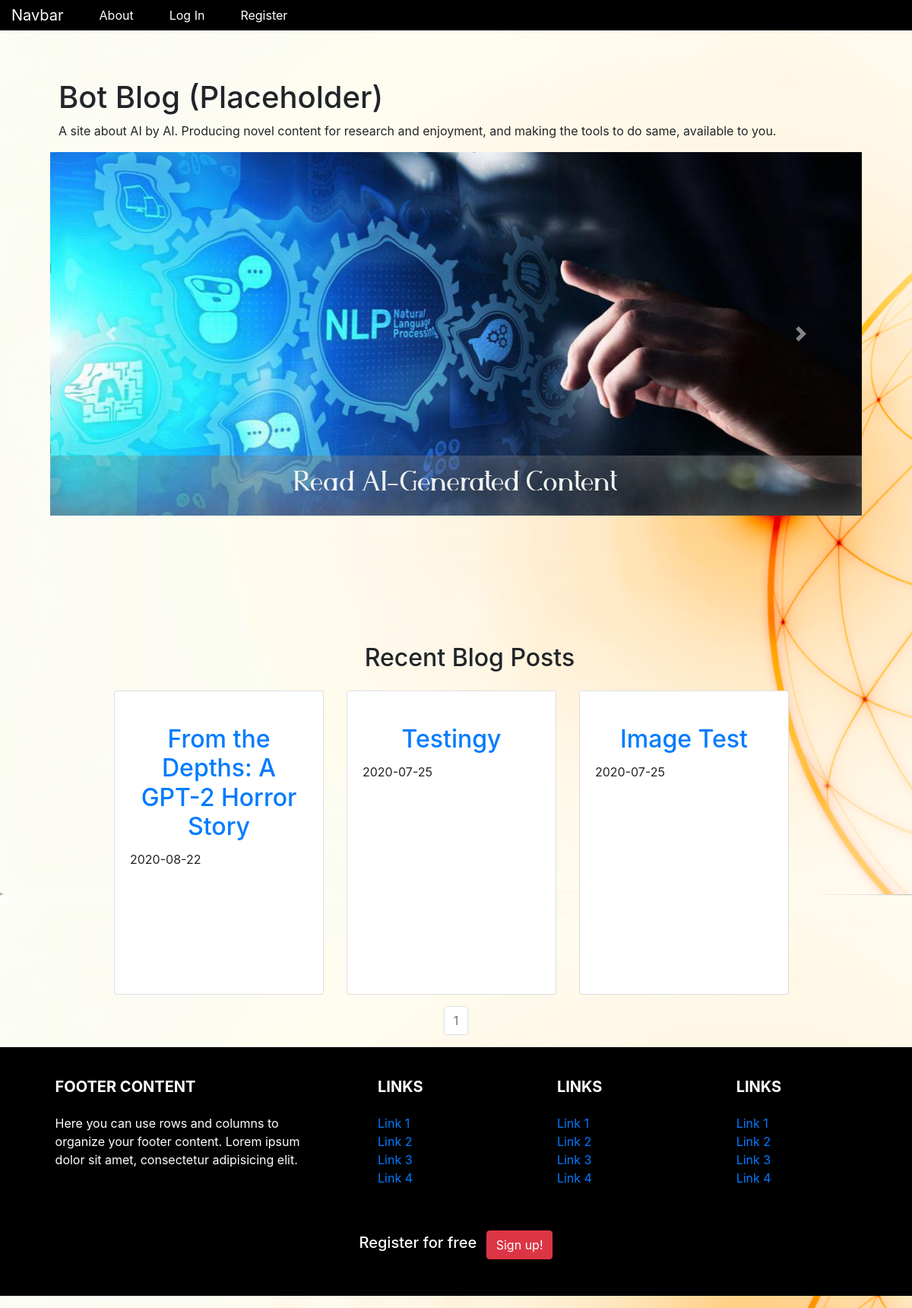
The page / on the database its author committed.
### companyblog/models.py (models this page shows, shortened)
class BlogPost(db.Model):
    users = db.relationship(User)
    id = db.Column(db.Integer, primary_key=True)
    meta_title = db.Column(db.String(60),nullable=False)
    meta_desc = db.Column(db.String(160), nullable=False)
    category = db.Column(db.String(160), nullable=False)
    keywords = db.Column(db.String(160), nullable=False)
    user_id = db.Column(db.Integer, db.ForeignKey('users.id'), nullable=False)
    date = db.Column(db.DateTime, nullable=False, default=datetime.utcnow)
    title = db.Column(db.String(140),nullable=False)
    text = db.Column(db.Text,nullable=False)

### companyblog/core/views.py (the view)
@core.route('/')
def index():
    page = request.args.get('page', 1, type=int)
    users = User.query.all()
    blog_posts = BlogPost.query.order_by(BlogPost.date.desc()).paginate(page=page, per_page=3)
    return render_template('index.html',blog_posts=blog_posts, users=users)

### companyblog/templates/index.html (shortened to what this page needs)
{% extends "base.html" %}
{% block content %}
  <div class="jumbotron">
    <h1>Bot Blog (Placeholder)</h1>
    <p>A site about AI by AI. Producing novel content for research and enjoyment, and making the tools to do same, available to you.</p>
<div class="img-container" style="width: 100%;">
    <div class="row">
 <div id="carouselExampleControls" class="carousel slide" data-ride="carousel">
  <div class="carousel-inner">
    <div class="carousel-item active">
      <img class="d-block w-100" src="{{url_for('static', filename='AI-Content.jpg')}}" alt="First slide">
    </div>
  </div>
  <a class="carousel-control-prev" href="#carouselExampleControls" role="button" data-slide="prev">
    <span class="carousel-control-prev-icon" aria-hidden="true"></span>
  </a>
  <a class="carousel-control-next" href="#carouselExampleControls" role="button" data-slide="next">
    <span class="carousel-control-next-icon" aria-hidden="true"></span>
  </a>
</div>
      </div>
    </div>
  </div>
  </div>
<div class="blog-block">
    <h2 style="margin-left: 33.3%;">Recent Blog Posts</h2>
<div class="container blog_container col-md-12" style="display:flex; flex-direction: row;">
    {% for post in blog_posts.items %}
    <div class="item" style="display: block;">
    <a href="{{ url_for('blog_posts.blog_post', blog_post_id=post.id) }}">
        <div class="card">
      <div class="card-body">
          <div class="card-text">
        <h2 style="text-align:center;"><a class="card-title" href="  {{ url_for('blog_posts.blog_post', blog_post_id=post.id) }}">{{ post.title }}</a></h2>
        <p style="margin-top:5%;">{{ post.date.strftime('%Y-%m-%d') }}</p>
          <br/>
          <br/>
          </div>
          </div>
    </div>
         </a>
    </div>
    {% endfor %}
</div>
</div>
   <nav aria-label="Page navigation example">
     <ul class="pagination justify-content-center">
       {% for page_num in blog_posts.iter_pages(left_edge=1, right_edge=1, left_current=1, right_current=3) %}
          {% if blog_posts.page == page_num %}
          <li class="page-item disabled"> <a class="page-link" href="{{ url_for('core.index', page=page_num) }}">{{ page_num }}</a></li>
          {% else %}
      </ul>
          {% endif %}
      {% endfor %}
    </nav>
{% endblock %}

### companyblog/templates/base.html (shortened to what this page needs)
<!DOCTYPE html>
<html lang="en">
<head>
    <link rel="stylesheet" href="https://stackpath.bootstrapcdn.com/bootstrap/4.3.1/css/bootstrap.min.css">
    <link rel="stylesheet" href="./static/core_styles.css">
</head>
<body>
<ul class="nav">
  <a class="navbar-brand nav-text" href="{{url_for('core.index')}}">Navbar</a>
<li class="nav-link">
<a href="{{url_for('core.info')}}" class="nav-text">About</a>
</li>
{% if current_user.is_authenticated %}
<li class="nav-link">
<a href="{{url_for('users.logout')}}" class="nav-text" >Log Out</a>
</li>
<li class="nav-link">
<a href="{{url_for('users.account')}}" class="nav-text">Account</a>
</li>
{% else %}
<li class="nav-link">
<a href="{{url_for('users.login')}}" class="nav-text">Log In</a>
</li>
<li class="nav-link">
<a href="{{url_for('users.register')}}"  class="nav-text">Register</a>
</li>
{% endif %}
</ul>
<div class="container">
 {% block content %}
 {% endblock %}
<footer class="page-footer font-small stylish-color-dark pt-4">
  <div class="container text-center text-md-left">
    <div class="row">
      <div class="col-md-4 mx-auto">
        <h5 class="font-weight-bold text-uppercase mt-3 mb-4">Footer Content</h5>
        <p>Here you can use rows and columns to organize your footer content. Lorem ipsum dolor sit amet,
          consectetur
          adipisicing elit.</p>
      </div>
      <div class="col-md-2 mx-auto">
        <h5 class="font-weight-bold text-uppercase mt-3 mb-4">Links</h5>
        <ul class="list-unstyled">
          <li>
            <a href="#!">Link 1</a>
          </li>
          <li>
            <a href="#!">Link 2</a>
          </li>
          <li>
            <a href="#!">Link 3</a>
          </li>
          <li>
            <a href="#!">Link 4</a>
          </li>
        </ul>
      </div>
      <div class="col-md-2 mx-auto">
        <h5 class="font-weight-bold text-uppercase mt-3 mb-4">Links</h5>
        <ul class="list-unstyled">
          <li>
            <a href="#!">Link 1</a>
          </li>
          <li>
            <a href="#!">Link 2</a>
          </li>
          <li>
            <a href="#!">Link 3</a>
          </li>
          <li>
            <a href="#!">Link 4</a>
          </li>
        </ul>
      </div>
      <div class="col-md-2 mx-auto">
        <h5 class="font-weight-bold text-uppercase mt-3 mb-4">Links</h5>
        <ul class="list-unstyled">
          <li>
            <a href="#!">Link 1</a>
          </li>
          <li>
            <a href="#!">Link 2</a>
          </li>
          <li>
            <a href="#!">Link 3</a>
          </li>
          <li>
            <a href="#!">Link 4</a>
          </li>
        </ul>
      </div>
    </div>
  </div>
  <hr>
  <ul class="list-unstyled list-inline text-center py-2">
    <li class="list-inline-item">
      <h5 class="mb-1">Register for free</h5>
    </li>
    <li class="list-inline-item">
      <a href="#!" class="btn btn-danger btn-rounded">Sign up!</a>
    </li>
  </ul>
  <ul class="list-unstyled list-inline text-center">
    <li class="list-inline-item">
    </li>
    <li class="list-inline-item">
    </li>
    <li class="list-inline-item">
    </li>
    <li class="list-inline-item">
    </li>
    <li class="list-inline-item">
    </li>
  </ul>
</footer>
</body>
</html>

### companyblog/static/core_styles.css (style rules this page uses)
body { background-image: url("profile_pics/Background Image.png"); }
.nav { background-color: black; color: white; }
.nav-text { color:white; margin-left: 15px; }
.page-footer { background-color: black; color:white; width: 100%; }
.blog-block { display:block; margin-top: 10vh; margin-lefT: 10vw; }
.jumbotron { background: none }
.card { margin: 15px; width: 23vw; height: 50vh; background-color: #fff; }
.row { display: flex; flex-wrap: wrap; padding: 0 4px; }

### rows shown on the page
BlogPost: title "From the Depths: A GPT-2 Horror Story", date "2020-08-22"
BlogPost: title "Testingy", date "2020-07-25"
BlogPost: title "Image Test", date "2020-07-25"

### other values the page prints
{{ page_num }} "1"
